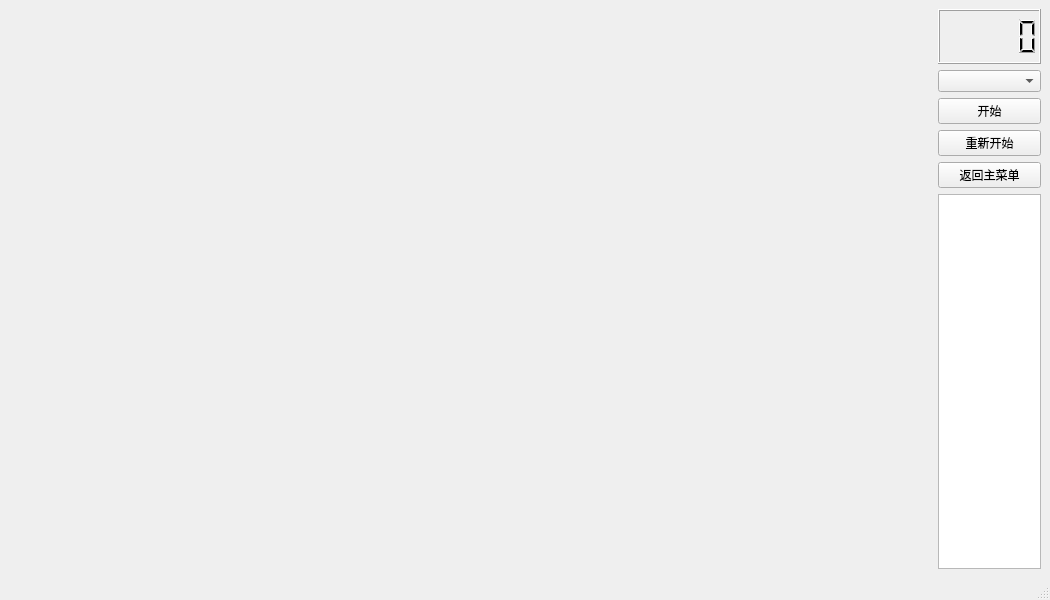
<?xml version="1.0" encoding="UTF-8"?>
<ui version="4.0">
 <class>MainWindow</class>
 <widget class="QMainWindow" name="MainWindow">
  <property name="geometry">
   <rect>
    <x>0</x>
    <y>0</y>
    <width>1050</width>
    <height>600</height>
   </rect>
  </property>
  <property name="sizePolicy">
   <sizepolicy hsizetype="Preferred" vsizetype="Preferred">
    <horstretch>0</horstretch>
    <verstretch>0</verstretch>
   </sizepolicy>
  </property>
  <property name="windowTitle">
   <string>MainWindow</string>
  </property>
  <widget class="QWidget" name="centralwidget">
   <layout class="QVBoxLayout" name="verticalLayout_3">
    <item>
     <layout class="QVBoxLayout" name="verticalLayout_2" stretch="1,9">
      <item>
       <layout class="QHBoxLayout" name="horizontalLayout" stretch="9,1">
        <item>
         <spacer name="horizontalSpacer">
          <property name="orientation">
           <enum>Qt::Horizontal</enum>
          </property>
          <property name="sizeHint" stdset="0">
           <size>
            <width>40</width>
            <height>20</height>
           </size>
          </property>
         </spacer>
        </item>
        <item>
         <widget class="QLCDNumber" name="lcdNumber"/>
        </item>
       </layout>
      </item>
      <item>
       <layout class="QHBoxLayout" name="horizontalLayout_2" stretch="9,1">
        <item>
         <spacer name="verticalSpacer">
          <property name="orientation">
           <enum>Qt::Vertical</enum>
          </property>
          <property name="sizeHint" stdset="0">
           <size>
            <width>20</width>
            <height>40</height>
           </size>
          </property>
         </spacer>
        </item>
        <item>
         <layout class="QVBoxLayout" name="verticalLayout">
          <item>
           <widget class="QComboBox" name="comboBox"/>
          </item>
          <item>
           <widget class="QPushButton" name="pushButton_control">
            <property name="text">
             <string>开始</string>
            </property>
           </widget>
          </item>
          <item>
           <widget class="QPushButton" name="pushButton_restart">
            <property name="text">
             <string>重新开始</string>
            </property>
           </widget>
          </item>
          <item>
           <widget class="QPushButton" name="pushButton_toMenu">
            <property name="text">
             <string>返回主菜单</string>
            </property>
           </widget>
          </item>
          <item>
           <widget class="QTextEdit" name="textEdit"/>
          </item>
         </layout>
        </item>
       </layout>
      </item>
     </layout>
    </item>
   </layout>
  </widget>
  <widget class="QMenuBar" name="menubar">
   <property name="geometry">
    <rect>
     <x>0</x>
     <y>0</y>
     <width>1050</width>
     <height>22</height>
    </rect>
   </property>
  </widget>
  <widget class="QStatusBar" name="statusbar"/>
 </widget>
 <resources/>
 <connections/>
</ui>
